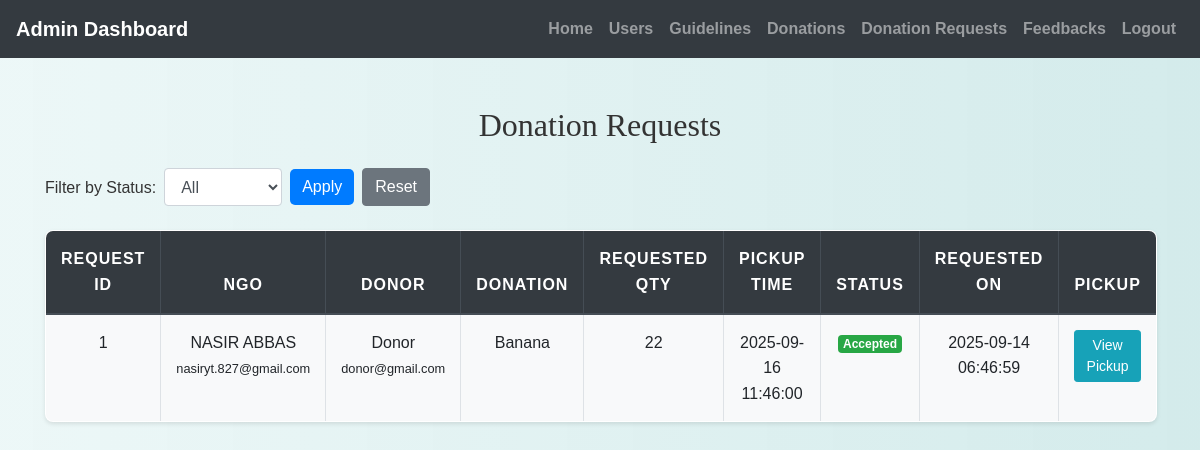
The page /admin/view_donation_requests.php (signed in) on the database its author committed.
### tables this page shows
CREATE TABLE `donation_requests` (
  `request_id` int(11) NOT NULL,
  `ngo_id` int(11) NOT NULL,
  `food_id` int(11) NOT NULL,
  `requested_quantity` int(11) NOT NULL CHECK (`requested_quantity` > 0),
  `request_date` timestamp NOT NULL DEFAULT current_timestamp(),
  `proposed_pickup_time` datetime NOT NULL,
  `status` enum('pending','accepted','rejected','cancelled') DEFAULT 'pending',
  `message` text DEFAULT NULL
);

CREATE TABLE `users` (
  `id` int(11) NOT NULL,
  `name` varchar(150) NOT NULL,
  `email` varchar(150) NOT NULL,
  `password_hash` varchar(255) NOT NULL,
  `phone` varchar(20) DEFAULT NULL,
  `user_type` enum('donor','ngo') NOT NULL,
  `address` text DEFAULT NULL,
  `city` varchar(100) DEFAULT NULL,
  `status` enum('active','inactive','pending') DEFAULT 'pending',
  `created_at` timestamp NOT NULL DEFAULT current_timestamp()
);

CREATE TABLE `food_donations` (
  `donation_id` int(11) NOT NULL,
  `donor_id` int(11) NOT NULL,
  `title` varchar(200) NOT NULL,
  `description` text DEFAULT NULL,
  `category` enum('fruits','vegetables','meals','bakery','dairy','other') NOT NULL,
  `quantity` varchar(100) DEFAULT NULL,
  `expiration_date` date NOT NULL,
  `status` enum('available','requested','accepted','collected','expired') DEFAULT 'available',
  `created_at` timestamp NOT NULL DEFAULT current_timestamp(),
  `updated_at` timestamp NOT NULL DEFAULT current_timestamp() ON UPDATE current_timestamp(),
  `latitude` varchar(50) NOT NULL,
  `longitude` varchar(50) NOT NULL
);

### admin/view_donation_requests.php (the view, shortened to what this page needs)
<?php
include('config.php');
$sql = "SELECT dr.*,
               fd.title AS donation_title,
               u1.name AS ngo_name, u1.email AS ngo_email,
               u2.name AS donor_name, u2.email AS donor_email
        FROM donation_requests dr
        JOIN food_donations fd ON dr.food_id = fd.donation_id
        JOIN users u1 ON dr.ngo_id = u1.id
        JOIN users u2 ON fd.donor_id = u2.id";
$sql .= " ORDER BY dr.request_date DESC";
$stmt = $conn->prepare($sql);
$stmt->execute();
$requests = $stmt->get_result();
?>
<!DOCTYPE html>
<html lang="en">
<head>
    <link rel="stylesheet" href="https://maxcdn.bootstrapcdn.com/bootstrap/4.5.2/css/bootstrap.min.css">
    <link rel="stylesheet" href="../css/style.css" />
</head>
<body>
<?php include('admin_navbar.php'); ?>
<div class="container mt-5">
    <h2 class="mb-4">Donation Requests</h2>
    <form method="get" class="form-inline mb-4">
        <label class="mr-2">Filter by Status:</label>
        <select name="status" class="form-control mr-2">
            <option value="">All</option>
        </select>
        <button type="submit" class="btn btn-primary">Apply</button>
        <a href="view_donation_requests.php" class="btn btn-secondary ml-2">Reset</a>
    </form>
    <?php if ($requests->num_rows > 0): ?>
        <table class="table table-bordered table-striped">
            <thead class="thead-dark">
                <tr>
                    <th>Request ID</th>
                    <th>NGO</th>
                    <th>Donor</th>
                    <th>Donation</th>
                    <th>Requested Qty</th>
                    <th>Pickup Time</th>
                    <th>Status</th>
                    <th>Requested On</th>
                    <th>Pickup</th>
                </tr>
            </thead>
            <tbody>
            <?php while ($row = $requests->fetch_assoc()): ?>
                <tr>
                    <td><?= $row['request_id'] ?></td>
                    <td>
                        <?= htmlspecialchars($row['ngo_name']); ?><br>
                        <small><?= htmlspecialchars($row['ngo_email']); ?></small>
                    </td>
                    <td>
                        <?= htmlspecialchars($row['donor_name']); ?><br>
                        <small><?= htmlspecialchars($row['donor_email']); ?></small>
                    </td>
                    <td><?= htmlspecialchars($row['donation_title']); ?></td>
                    <td><?= $row['requested_quantity']; ?></td>
                    <td><?= $row['proposed_pickup_time']; ?></td>
                    <td>
                        <?php
                        $badgeClass = "badge-secondary";
                        if ($row['status'] === 'pending') $badgeClass = "badge-warning";
                        elseif ($row['status'] === 'accepted') $badgeClass = "badge-success";
                        elseif ($row['status'] === 'rejected') $badgeClass = "badge-danger";
                        elseif ($row['status'] === 'cancelled') $badgeClass = "badge-dark";
                        ?>
                        <span class="badge <?= $badgeClass ?>"><?= ucfirst($row['status']); ?></span>
                    </td>
                    <td><?= $row['request_date']; ?></td>
                    <td>
                        <a href="view_pickup.php?request_id=<?= $row['request_id']; ?>" class="btn btn-sm btn-info">
                            View Pickup
                        </a>
                    </td>
                </tr>
            <?php endwhile; ?>
            </tbody>
        </table>
    <?php else: ?>
        <div class="alert alert-info">No requests found.</div>
    <?php endif; ?>
</div>
</body>
</html>

### css/style.css (style rules this page uses)
body { background: linear-gradient(90deg, rgba(233, 246, 246, 0.831), rgba(207, 233, 233, 0.9)); font-family: 'Arial', sans-serif; color: #333; line-height: 1.6; }
h1, h2, h3, h4 { text-align: center; margin-top: 30px; margin-bottom: 30px; font-family: 'Georgia', serif; }
.container { margin-bottom: 40px; }
.table { width: 100%; border-collapse: collapse; margin-top: 20px; font-size: 16px; background-color: #ffffff; border-radius: 8px; overflow: hidden; box-shadow: 0 2px 4px rgba(0, 0, 0, 0.1); }
.table th, .table td { padding: 15px; border: 1px solid #dee2e6; text-align: center; }
.table thead th { background-color: #004d4d; color: white; font-weight: bold; text-transform: uppercase; letter-spacing: 1px; }
.table tbody tr:nth-child(odd) { background-color: #f8f9fa; }
.btn-primary { color: #fff; border: none; border-radius: 5px; cursor: pointer; transition: background-color 0.3s ease; }
a { color: #006666; text-decoration: none; font-weight: bold; }

### rows shown on the page
donation_requests: request_id "1", ngo.name "NASIR ABBAS", ngo.email "nasiryt.827@gmail.com", users.name "Donor", users.email "donor@gmail.com", food.title "Banana", requested_quantity "22", proposed_pickup_time "2025-09-16 11:46:00", status "Accepted", request_date "2025-09-14 06:46:59"
